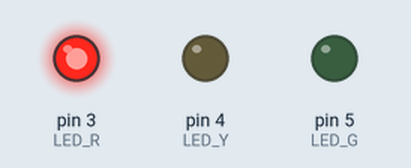
The sketch below on a simulated Arduino Uno, built with avr-gcc and run on an emulated ATmega328P. Parts: output pins drawn as LEDs (lit = HIGH).

Above: at 1.5 s.
At 4.5 s:
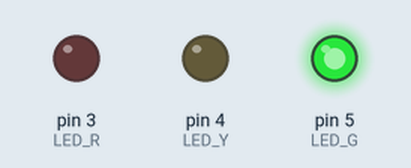
At 7.0 s:
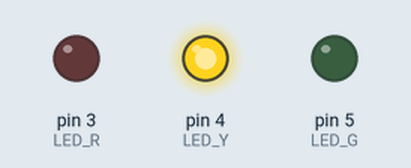
Timing chart, 0 to 10.4 s (numbered marks = the images above):
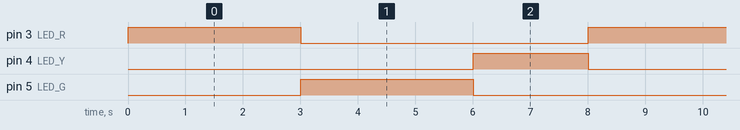

Measured:
- by itself, pin 3 (LED_R), pin 5 (LED_G): alternates HIGH for 3.0 s and LOW for 5.0 s
- by itself, pin 4 (LED_Y): alternates HIGH for 2.0 s and LOW for 6.0 s
- by itself, everything shown: repeats every 8.0 s, in 4 steps

The sketch:

RGB.ino
```cpp
#define LED_R 3       // R의 핀 번호 3
#define LED_Y 4       // Y의 핀 번호 4
#define LED_G 5       // G의 핀 번호 5

void setup() {
  // put your setup code here, to run once:
  pinMode(LED_R, OUTPUT);
  pinMode(LED_Y, OUTPUT);
  pinMode(LED_G, OUTPUT);
}

void loop() {
  turnOffAll();                  // LED 다 끕니다.

  digitalWrite(LED_R, HIGH);     // 빨간 불 켜기
  delay(3000);                   // 3초간 유지
  turnOffAll();                  // 불 다 끄기

  digitalWrite(LED_G, HIGH);     // 초록 불 켜기
  delay(3000);                   // 3초간 유지
  turnOffAll();                  // 불 다 끄기

 digitalWrite(LED_Y, HIGH);      // 노란 불 켜기
  delay(2000);                   // 2초간 유지
  turnOffAll();                  // 불 다 끄기

}

void turnOffAll() {              // turnOffAll 함수 정의
  digitalWrite(LED_R, LOW);      // 빨간 불 끄기
  digitalWrite(LED_Y, LOW);      // 노란 불 끄기
  digitalWrite(LED_G, LOW);      // 초록 불 끄기
}
```
